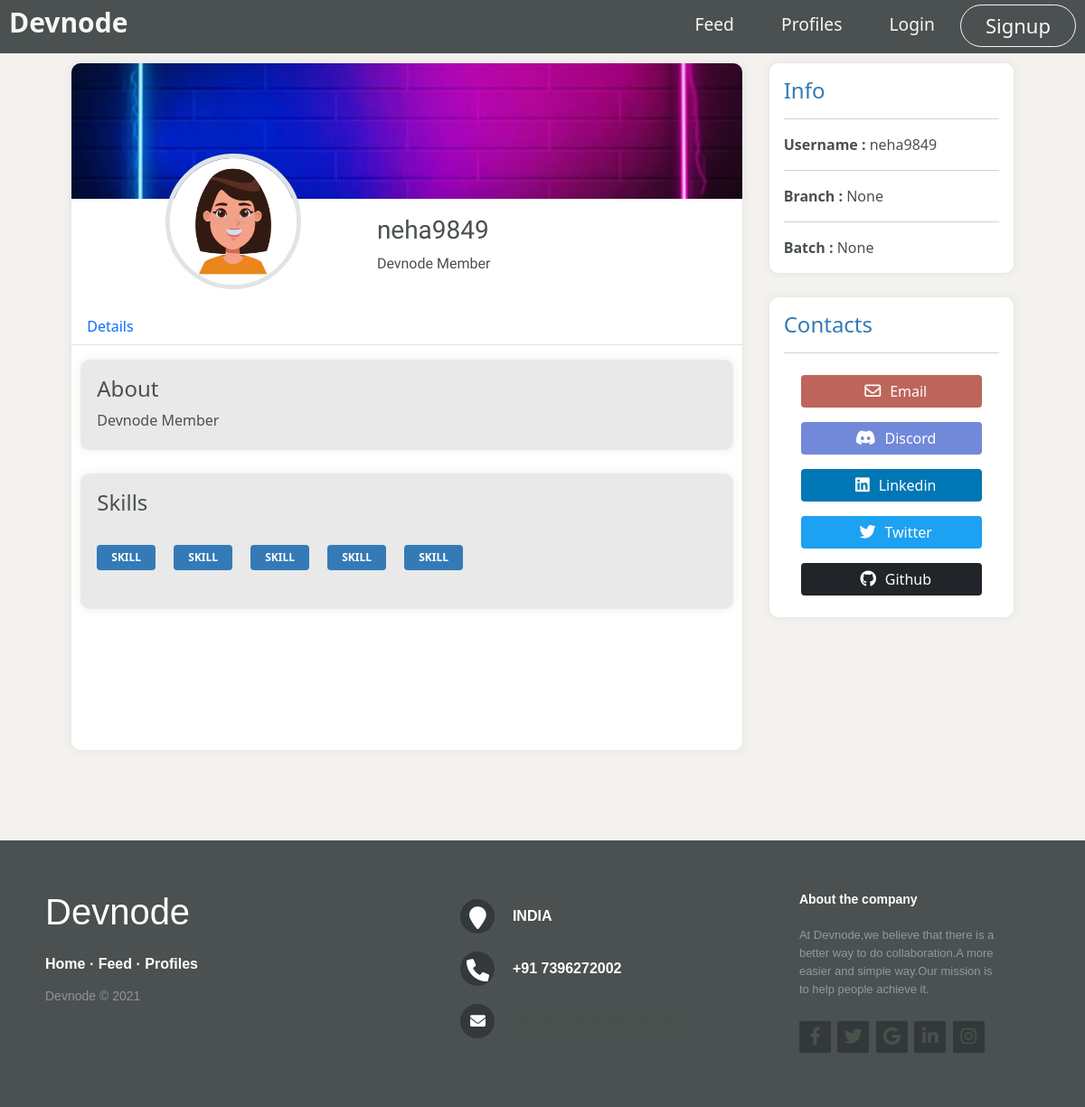
Before: /profiles/neha9849/ with the older database file.
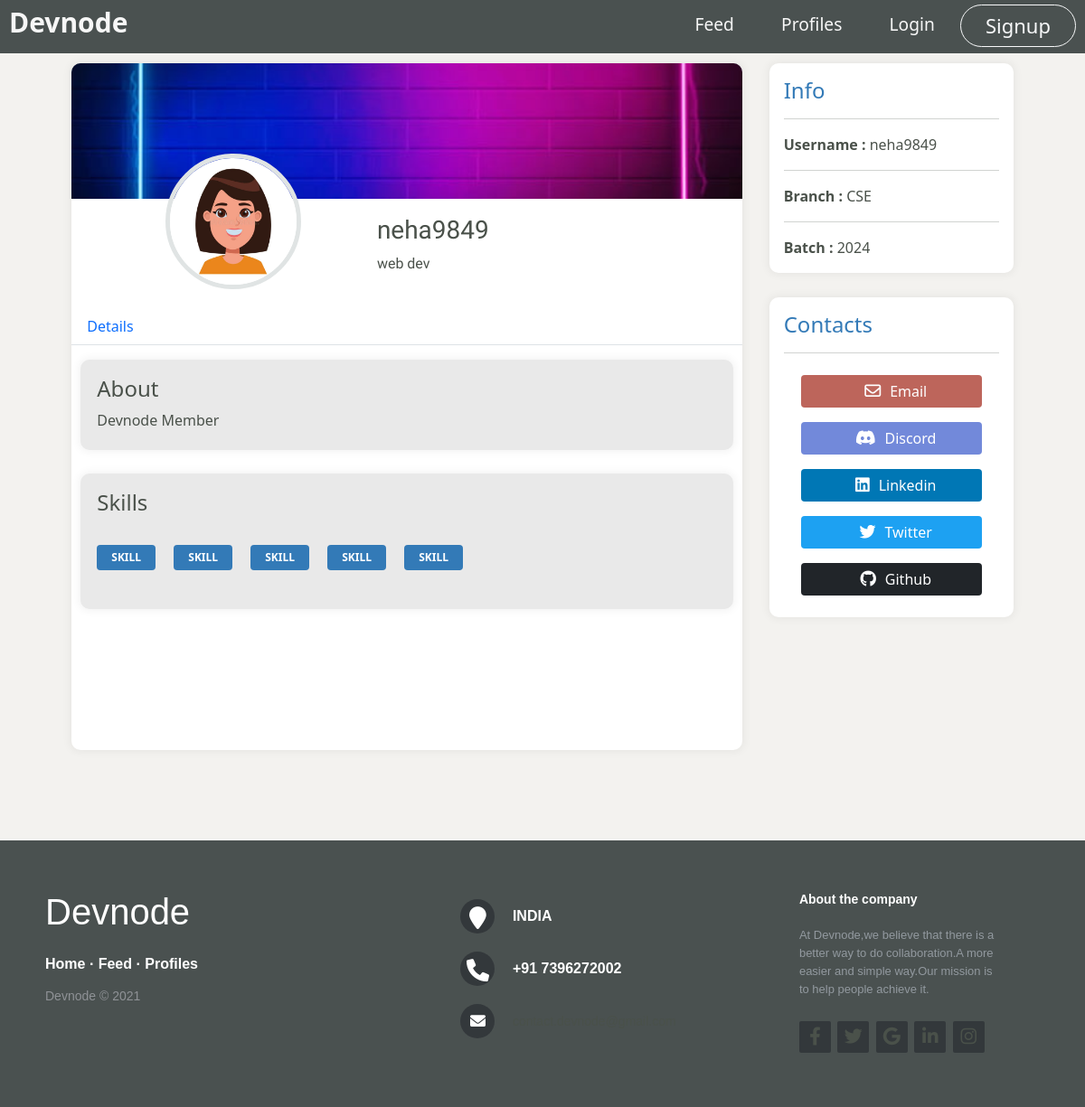
After: the same page with the newer database file.
### devnode/models.py (models this page shows, shortened)
class User(db.Model, UserMixin):
    id = db.Column(db.Integer, primary_key=True)
    username = db.Column(db.String(20), unique=True, nullable=False)
    email = db.Column(db.String(80), unique=True, nullable=False)
    profile_image_file = db.Column(db.String(20), nullable=False, default='default_profile_pic.jpg')
    cover_image_file = db.Column(db.String(20), nullable=False, default='default_cover_pic.jpg')
    password = db.Column(db.String(60), nullable=False)
    confirmed = db.Column(db.Boolean, nullable=False, default=False)
    about = db.Column(db.Text, nullable=False, default='Devnode Member')
    designation = db.Column(db.String(100), nullable=False, default='Devnode Member')
    branch = db.Column(db.String(100), default=None)
    year = db.Column(db.Integer,default=None)
    discord_id = db.Column(db.String(120), unique=True)
    twitter_id = db.Column(db.String(120), unique=True)
    github_id = db.Column(db.String(120), unique=True)
    linkedin_id = db.Column(db.String(120), unique=True)
    skills = db.relationship('Skill', secondary=association_table, lazy='subquery',
        backref=db.backref('users_associated', lazy=True))
    posts = db.relationship('Post', backref='author', lazy=True)

### devnode/routes.py (the view)
@app.route('/profiles/<string:username>/')
def public_profile(username):
    user = User.query.filter_by(username=username).first_or_404()
    profile_image_file = url_for('static', filename= 'profile_pics/' + user.profile_image_file )
    cover_image_file = url_for('static', filename= 'cover_pics/' + user.cover_image_file )
    return render_template('publicUserProfile.html', user=user, profile_image_file=profile_image_file, cover_image_file=cover_image_file)

### devnode/templates/publicUserProfile.html (shortened to what the changed rows need)
{% extends "layout.html" %}
{% block css %}
<link rel="stylesheet" href="https://cdn.jsdelivr.net/npm/bootstrap@5.1.3/dist/css/bootstrap.min.css"
>
<link rel="stylesheet" href="https://cdnjs.cloudflare.com/ajax/libs/font-awesome/6.0.0-beta2/css/all.min.css">
<link rel="stylesheet" href="{{ url_for('static', filename= 'css/nav.css') }}">
<link rel="stylesheet" href="{{ url_for('static', filename= 'css/userProfile.css') }}">
{% endblock css %}
{% block content %}
<div class="wrapper">
    <div class="left">
        <div class="profilePicWrapper">
            <div class="nameBox">
                <h3>{{ user.username }}</h3>
                <p>{{ user.designation }}</p>
            </div>
        </div>
        <div class="mainBox">
            <div class="mainBoxTabs">
                <div class="details">
                    <div class="about my-3">
                        <h4 class="m-2">About</h4>
                        <p class="m-2">{{ user.about }}</p>
                    </div>
                </div>
            </div>
        </div>
    </div>
    <div class="right">
        <div class="info p-3">
            <h4>Info</h4>
            <hr>
            <strong>Username : </strong><span>{{user.username}}</span>
            <hr>
            <strong>Branch : </strong><span>{{ user.branch }}</span>
            <hr>
            <strong>Batch : </strong><span>{{ user.year }}</span>
        </div>
    </div>
</div>
{% endblock content %}

Changed rows visible on the page:
changed User "neha9849": designation "Devnode Member" → "web dev"; branch "None" → "CSE"; year "None" → "2024"
